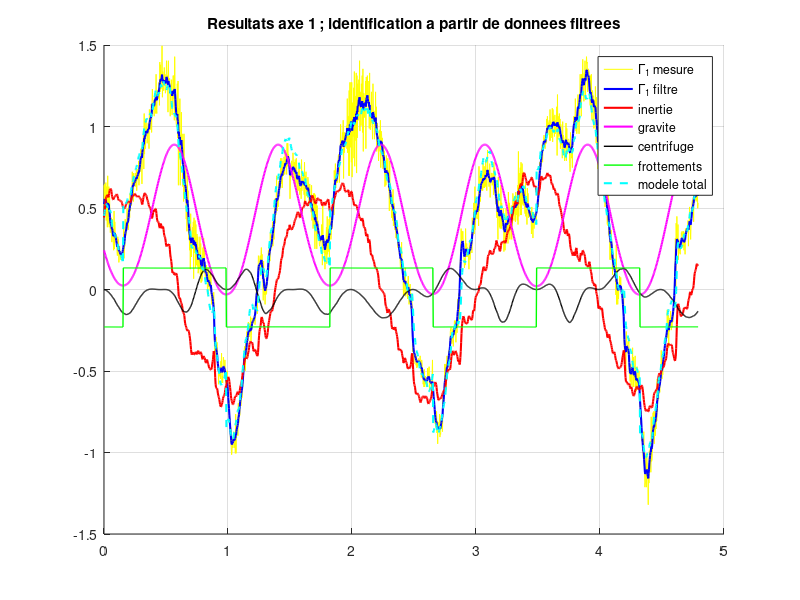
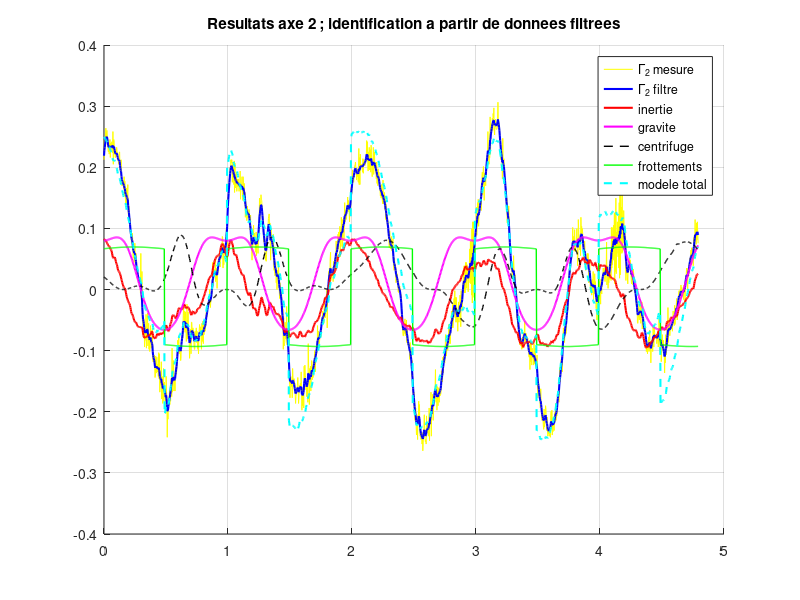

MATLAB code to generate these figures, in order:
%% CE SCRIPT PERMET D'IDENTIFIER LES PARAMETRES DES
%% TERMES DE COUPLAGE POUR LES AXES 1 et 2
%% v1 G. MOREL - 2005/12/29
%% v2 V. PADOIS - 2007/10/31
%% v3 V. PADOIS - 2012/12/03

clear all;
close all;
clc;
load releve_mvts_combines;

%% constantes connues
kc1=0.0525;
N1=20.25;
kc2=0.0525;
N2=4.5;

%% Parametres identifies a vitesse constante
%% Pour l'axe 1 : 
alpha1=0.889140184994100;
a1=0.181533806305298;
b1=-0.000266353356286;
c1=-0.048843223218079;
%% Pour l'axe 2 :
alpha2=0.085326167595372;
a2=0.078433190540950;
b2=0.000332664823074;
c2=-0.011870656685087;

%% identification a partir des donnees filtrees
for(i=1:length(t)) 
    Z(2*i-1:2*i,1:3)=[qppfil1(i), qppfil2(i)*cos(q2(i)-q1(i))-qpfil2(i)^2*sin(q2(i)-q1(i)),0 ;...
        0, qppfil1(i)*cos(q2(i)-q1(i))+qpfil1(i)^2*sin(q2(i)-q1(i)), qppfil2(i)];
    u(2*i-1,1)=N1*kc1*ifil1(i) - alpha1*cos(q1(i)) - a1*sign(qpfil1(i))+b1*qpfil1(i)+c1;
    u(2*i,1)=N2*kc2*ifil2(i) - alpha2*cos(q2(i)) - a2*sign(qpfil2(i))+b2*qpfil2(i)+c2;
end

p=pinv(Z)*u;
format long
disp('Parametres estimes a partir des donnees filtrees :');
p'

% reconstruction du modele complet
p1=p(1);
p2=p(2);
p3=p(3);

for(i=1:length(t)) 
    %% couple d'inertie
    ciner(2*i-1,1)=p1*qppfil1(i)+p2*cos(q2(i)-q1(i))*qppfil2(i); %% AXE 1 
    ciner(2*i,1)=p2*cos(q2(i)-q1(i))*qppfil1(i)+p3*qppfil2(i); %%AXE 2
    %% couple centrifuge
    ccentri(2*i-1,1)=-p2*sin(q2(i)-q1(i))*qpfil2(i)^2; %% AXE 1
    ccentri(2*i,1)=p2*sin(q2(i)-q1(i))*qpfil1(i)^2; %% AXE 2
    %% couple de gravite
    cgravi(2*i-1,1) = alpha1*cos(q1(i)); %% AXE 1
    cgravi(2*i,1) = alpha2*cos(q2(i)); %% AXE 2
    %% couple de frottements
    cfrott(2*i-1,1)=a1*sign(qpfil1(i))+b1*qpfil1(i)+c1; %% AXE 1
    cfrott(2*i,1)=a2*sign(qpfil2(i))+b2*qpfil2(i)+c2; %% AXE 2
    %% couple total
    ctotal(2*i-1:2*i,1)=ciner(2*i-1:2*i,1)+ccentri(2*i-1:2*i,1)+cgravi(2*i-1:2*i,1)+cfrott(2*i-1:2*i,1);
end

%% Affichage des commandes.
figure(1) %% pour l'axe 1
clf
hold on
grid on
h=plot(t,N1*kc1*i1,'y');
h=plot(t,N1*kc1*ifil1,'b');
set(h,'LineWidth',1.5);
h=plot(t,ciner(1:2:length(ctotal)),'r');
set(h,'LineWidth',1.5);
h=plot(t,cgravi(1:2:length(ctotal)),'m');
set(h,'LineWidth',1.5);
h=plot(t,ccentri(1:2:length(ctotal)),'k');
set(h,'LineWidth',1.);
h=plot(t,cfrott(1:2:length(ctotal)),'g');
set(h,'LineWidth',1.);
h=plot(t,ctotal(1:2:length(ctotal)),'c--');
set(h,'LineWidth',1.5);
legend('\Gamma_1 mesure','\Gamma_1 filtre','inertie','gravite','centrifuge','frottements','modele total');
title('Resultats axe 1 ; identification a partir de donnees filtrees');
figure(2)
clf
hold on
grid on
h=plot(t,N2*kc2*i2,'y');
h=plot(t,N2*kc2*ifil2,'b');
set(h,'LineWidth',1.5);
h=plot(t,ciner(2:2:length(ctotal)),'r');
set(h,'LineWidth',1.5);
h=plot(t,cgravi(2:2:length(ctotal)),'m');
set(h,'LineWidth',1.5);
h=plot(t,ccentri(2:2:length(ctotal)),'k--');
set(h,'LineWidth',1);
h=plot(t,cfrott(2:2:length(ctotal)),'g');
set(h,'LineWidth',1);
h=plot(t,ctotal(2:2:length(ctotal)),'c--');
set(h,'LineWidth',1.5);
legend('\Gamma_2 mesure','\Gamma_2 filtre','inertie','gravite','centrifuge','frottements','modele total');
title('Resultats axe 2 ; identification a partir de donnees filtrees');
